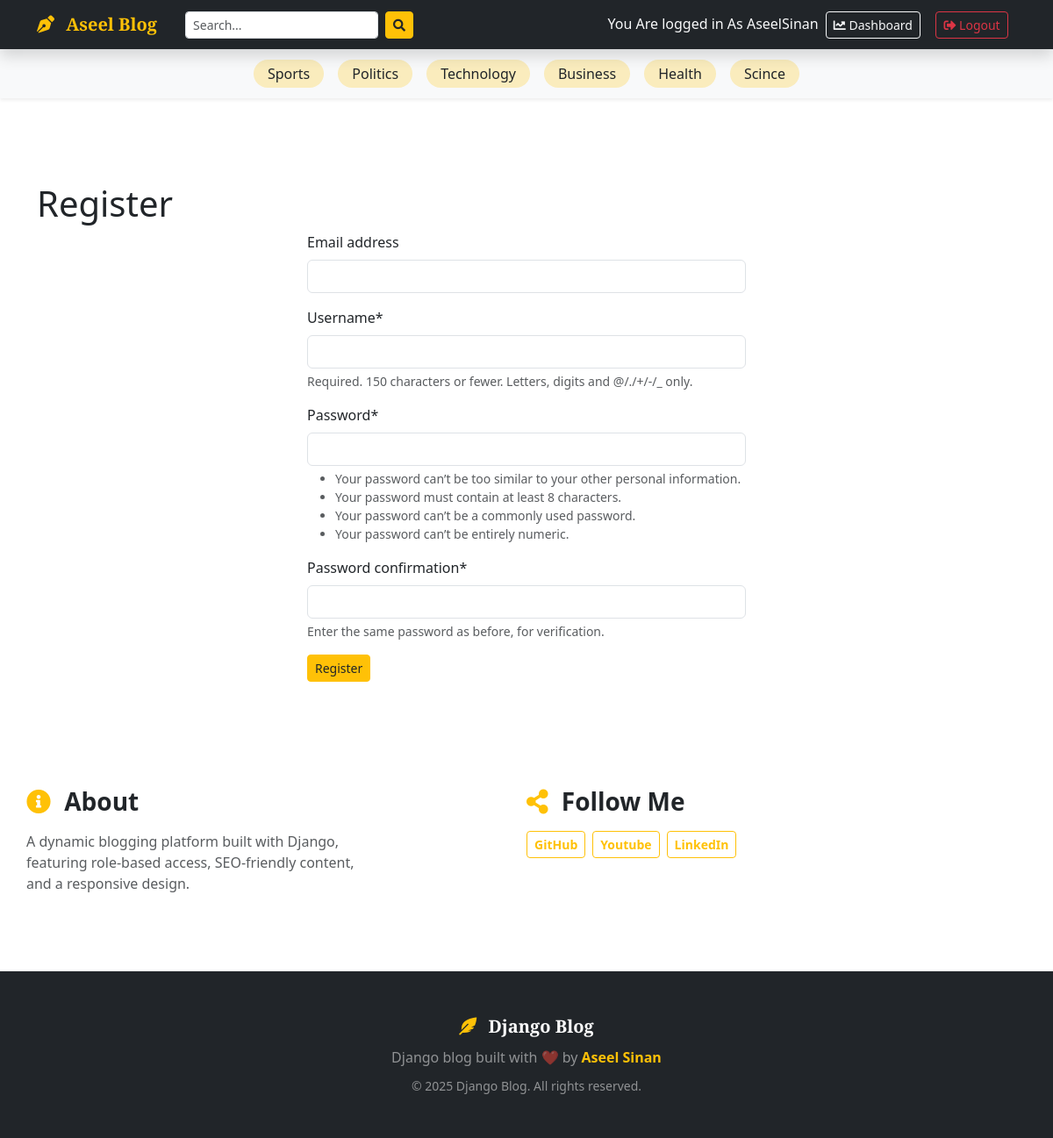
Screenshot of /register/ (signed in) with the database file from the repository.
### Blogs/models.py (models this page shows, shortened)
class Catagory(models.Model):
    catagory_name=models.CharField(max_length=50,unique=True)
    created_at =models.DateTimeField(auto_now_add=True)
    updated_at =models.DateTimeField(auto_now=True)
    class Meta:
        verbose_name_plural='catagories'

class About(models.Model):
    about_heading=models.CharField( max_length=25)
    about_description =models.TextField(max_length=255)
    created_at =models.DateTimeField(auto_now_add=True)
    updated_at =models.DateTimeField(auto_now=True)
    class Meta:
        verbose_name_plural='About'

class SocialMediaLinks(models.Model):
    platform=models.CharField( max_length=26)
    link=models.URLField(max_length=100)
    created_at =models.DateTimeField(auto_now_add=True)
    updated_at =models.DateTimeField(auto_now=True)

### BlogApp/views.py (the view)
# urls.py: path('register/', views.register, name='register'),
def register(request):
    if request.method == 'POST':
        form=RegiserationForm(request.POST)
        if form.is_valid():
            form.save()
            return redirect('login')
    else:
        form=RegiserationForm()
    context={'form':form}
    return render(request,'register.html',context)

### BlogApp/froms.py
class RegiserationForm(UserCreationForm):
    class Meta:
        model=User
        fields=('email','username','password1','password2')

### Blogs/context_processors.py (called while the page is built)
def get_catagories(request):
    catagories=models.Catagory.objects.all()
    return dict(catagories=catagories)

def socialMedia(request):
    socialMedia=models.SocialMediaLinks.objects.all()
    return dict(socialMedia=socialMedia)

def aboutUs(request):
    try:
        about=models.About.objects.get()
    except:
        about=None
    return dict(about=about)

### BlogApp/templates/register.html (shortened to what this page needs)
{% extends 'base.html' %}
{%block content%}
{%load crispy_forms_tags%}
<div class="container py-5">
  <h2 class="mb-4" style="font-family: 'Playfair Display', serif">
  <h1 class="txt-center">Register</h1>
<form action="{%url 'register'%}" method="post" style="max-width: 500px; margin: auto;" >
    {{form | crispy}}
    <button type="submit" class="btn btn-warning btn-sm text-dark txt-center">Register</button>
</form>
</div>
{%endblock%}

### BlogApp/templates/base.html (shortened to what this page needs)
{% load static %}
<!doctype html>
<html lang="en">
  <head>
    <link
      href="https://cdn.jsdelivr.net/npm/bootstrap@5.3.2/dist/css/bootstrap.min.css"
      rel="stylesheet"
    />
    <link
      rel="stylesheet"
      href="https://cdnjs.cloudflare.com/ajax/libs/font-awesome/5.15.4/css/all.min.css"
    />
  </head>
  <body>
    <nav
      class="navbar navbar-expand-lg navbar-dark bg-dark sticky-top shadow main-navbar"
    >
      <div class="container">
        <a class="navbar-brand fw-bold text-warning" href="/">
          <i class="fas fa-pen-nib me-2"></i>
          <span style="font-family: &quot;Playfair Display&quot;, serif"
            >Aseel Blog</span
          >
        </a>
        <div class="collapse navbar-collapse" id="mainNavbar">
          <form
            class="d-flex mx-lg-3 my-2 my-lg-0"
            method="get"
            action="{% url 'search' %}"
          >
            <input
              class="form-control form-control-sm me-2"
              type="search"
              name="keyword"
              placeholder="Search..."
              aria-label="Search"
            />
            <button class="btn btn-warning btn-sm text-dark" type="submit">
              <i class="fas fa-search"></i>
            </button>
          </form>
          <div class="ms-auto">
            {%if not user.is_authenticated%}
            <a
              class="btn btn-outline-warning btn-sm mx-1"
              href="{%url 'login'%}"
            >
              <i class="fas fa-sign-in-alt me-1"></i> Login
            </a>
            <a
              class="btn btn-outline-light btn-sm mx-1"
              href="{%url 'register' %}"
            >
              <i class="fas fa-user-plus me-1"></i> Register
            </a>
            {% else %}
            <span class="text-light">You Are logged in As {{user}} </span>
             <a
              class="btn btn-outline-light btn-sm mx-1"
              href="{%url 'dashboard' %}"
            >
              <i class="fas fa-chart-line"></i> Dashboard </a
            >&emsp13;
            <a
              class="btn btn-outline-danger btn-sm mx-1"
              href="{%url 'logout' %}"
            >
              <i class="fas fa-sign-out-alt"></i> Logout </a
            >&emsp13;
            {%endif%}
          </div>
        </div>
      </div>
    </nav>
    <div class="category-bar shadow-sm bg-light py-2">
      <div class="container">
        <div class="cat-scroll d-flex justify-content-center flex-wrap">
          {% for catagory in catagories %}
          <a
            href="{% url 'posts_by_catagory' catagory.id %}"
            class="my-1 mx-2 px-3 py-1 text-dark text-decoration-none rounded-pill bg-warning bg-opacity-25"
            style="transition: all 0.3s ease"
          >
            {{ catagory.catagory_name }}
          </a>
          {% endfor %}
        </div>
      </div>
    </div>
    <main class="py-4">{% block content %}{% endblock %}</main>
    <div class="container py-5">
      <div class="row gy-4">
        <div class="card-body col-12 col-md-6" >
          <h3 class="fw-bold mb-3">
            <i class="fas fa-info-circle text-warning me-2"></i>
            {{about.about_heading}}
          </h3>
          <p class="text-muted" style='max-width:400px;'>{{ about.about_description }}</p>
        </div>
        <div class="card-body  col-12 col-md-6">
          <h3 class="fw-bold mb-3">
            <i class="fas fa-share-alt text-warning me-2"></i> Follow Me
          </h3>
          <div class="d-flex flex-wrap gap-2">
            {% for account in socialMedia %}
            <a
              href="{{ account.link }}"
              class="btn btn-outline-warning btn-sm fw-bold"
            >
              {{ account.platform }}
            </a>
            {% endfor %}
          </div>
        </div>
      </div>
    </div>
    <footer class="site-footer bg-dark text-white py-5 mt-4">
      <div class="container text-center">
        <div
          class="mb-2 fw-bold"
          style="
            font-family: &quot;Playfair Display&quot;, serif;
            font-size: 1.25rem;
          "
        >
          <i class="fas fa-feather-alt text-warning me-2"></i> Django Blog
        </div>
        <p class="mb-2 text-white-50">
          Django blog built with ❤️ by
          <a href="https://github.com/aseelsinan" class="text-warning fw-bold text-decoration-none"
            >Aseel Sinan</a
          >
        </p>
        <small class="text-white-50"
          >© 2025 Django Blog. All rights reserved.</small
        >
      </div>
    </footer>
  </body>
</html>

### rows the page displays
Catagory: catagory_name "Sports"
Catagory: catagory_name "Politics"
Catagory: catagory_name "Technology"
Catagory: catagory_name "Business"
Catagory: catagory_name "Health"
Catagory: catagory_name "Scince"
About: about_heading "About", about_description "A dynamic blogging platform built with Django, featuring role-based access, SEO-friendly content, and a responsive design."
SocialMediaLinks: platform "GitHub"
SocialMediaLinks: platform "Youtube"
SocialMediaLinks: platform "LinkedIn"

### other values shown
{{ user }} "AseelSinan"
